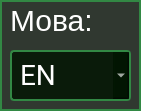
<?xml version="1.0" encoding="UTF-8"?>
<ui version="4.0">
 <class>KeyboardWidget</class>
 <widget class="QWidget" name="KeyboardWidget">
  <property name="geometry">
   <rect>
    <x>0</x>
    <y>0</y>
    <width>141</width>
    <height>111</height>
   </rect>
  </property>
  <property name="styleSheet">
   <string notr="true">#LanguageFrame {
    background: rgba(0, 10, 0, 0.8);
    border: 2px solid #328844;
}</string>
  </property>
  <widget class="QFrame" name="LanguageFrame">
   <property name="geometry">
    <rect>
     <x>0</x>
     <y>0</y>
     <width>141</width>
     <height>111</height>
    </rect>
   </property>
   <property name="frameShape">
    <enum>QFrame::Shape::StyledPanel</enum>
   </property>
   <property name="frameShadow">
    <enum>QFrame::Shadow::Raised</enum>
   </property>
   <widget class="QLabel" name="langLabel">
    <property name="geometry">
     <rect>
      <x>10</x>
      <y>0</y>
      <width>91</width>
      <height>41</height>
     </rect>
    </property>
    <property name="styleSheet">
     <string notr="true">font-family: 'Roboto';
font-size:30px;
border:none;
background-color:transparent;
color:#fff;</string>
    </property>
    <property name="text">
     <string>Мова:</string>
    </property>
   </widget>
   <widget class="QComboBox" name="langComboBox">
    <property name="geometry">
     <rect>
      <x>10</x>
      <y>50</y>
      <width>121</width>
      <height>51</height>
     </rect>
    </property>
    <property name="font">
     <font>
      <family>Roboto</family>
      <pointsize>-1</pointsize>
     </font>
    </property>
    <property name="styleSheet">
     <string notr="true">QComboBox {
      font-family: 'Roboto';
      font-size: 28px;
      color: #FFFFFF;
      background-color: rgba(0, 20, 0, 0.8);
      border: 2px solid #328844;
      padding: 8px;
      border-radius: 4px;
}

QComboBox QAbstractItemView{
    background-color: #002509; 
    color: #FFFFFF;
    selection-background-color: #328844; 
    selection-color: #FFFFFF;
}</string>
    </property>
    <item>
     <property name="text">
      <string>EN</string>
     </property>
    </item>
    <item>
     <property name="text">
      <string>UA</string>
     </property>
    </item>
   </widget>
  </widget>
 </widget>
 <resources/>
 <connections/>
</ui>
